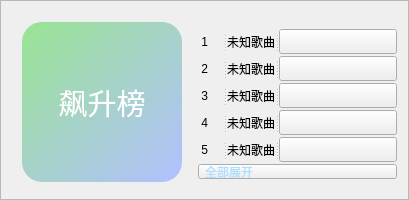
                                    <widget class="QFrame" name="frame_tab_index_music_m_Ranking_up">
                                     <property name="minimumSize">
                                      <size>
                                       <width>0</width>
                                       <height>200</height>
                                      </size>
                                     </property>
                                     <property name="maximumSize">
                                      <size>
                                       <width>16777215</width>
                                       <height>200</height>
                                      </size>
                                     </property>
                                     <property name="styleSheet">
                                      <string notr="true"/>
                                     </property>
                                     <property name="frameShape">
                                      <enum>QFrame::StyledPanel</enum>
                                     </property>
                                     <property name="frameShadow">
                                      <enum>QFrame::Raised</enum>
                                     </property>
                                     <layout class="QHBoxLayout" name="horizontalLayout_29">
                                      <item>
                                       <widget class="QWidget" name="widget_tab_index_music_m_Ranking_up" native="true">
                                        <property name="minimumSize">
                                         <size>
                                          <width>180</width>
                                          <height>180</height>
                                         </size>
                                        </property>
                                        <property name="maximumSize">
                                         <size>
                                          <width>180</width>
                                          <height>180</height>
                                         </size>
                                        </property>
                                        <property name="styleSheet">
                                         <string notr="true"/>
                                        </property>
                                        <layout class="QVBoxLayout" name="verticalLayout_51">
                                         <property name="spacing">
                                          <number>0</number>
                                         </property>
                                         <property name="leftMargin">
                                          <number>0</number>
                                         </property>
                                         <property name="topMargin">
                                          <number>0</number>
                                         </property>
                                         <property name="rightMargin">
                                          <number>0</number>
                                         </property>
                                         <property name="bottomMargin">
                                          <number>0</number>
                                         </property>
                                         <item alignment="Qt::AlignHCenter|Qt::AlignVCenter">
                                          <widget class="QPushButton" name="pushButton_tab_index_music_m_Ranking_up">
                                           <property name="minimumSize">
                                            <size>
                                             <width>160</width>
                                             <height>160</height>
                                            </size>
                                           </property>
                                           <property name="maximumSize">
                                            <size>
                                             <width>160</width>
                                             <height>160</height>
                                            </size>
                                           </property>
                                           <property name="font">
                                            <font>
                                             <family>海报总动员之正体字</family>
                                             <pointsize>22</pointsize>
                                             <weight>50</weight>
                                             <italic>false</italic>
                                             <bold>false</bold>
                                            </font>
                                           </property>
                                           <property name="styleSheet">
                                            <string notr="true">QPushButton{border:none;
font: 22pt &quot;海报总动员之正体字&quot;;
color: rgb(255, 255, 255);
	background-color: qlineargradient(spread:pad, x1:0.00568182, y1:0, x2:1, y2:1, stop:0 rgba(153, 228, 147, 255), stop:1 rgba(178, 192, 255, 255));
border-radius:20px;}
QPushButton:hover{  

	padding-bottom:3px; 
}
QPushButton:focus {
      
      outline: 0px;
    }</string>
                                           </property>
                                           <property name="text">
                                            <string>飙升榜</string>
                                           </property>
                                           <property name="iconSize">
                                            <size>
                                             <width>16</width>
                                             <height>16</height>
                                            </size>
                                           </property>
                                          </widget>
                                         </item>
                                        </layout>
                                       </widget>
                                      </item>
                                      <item>
                                       <widget class="QWidget" name="widget_tab_index_music_m_Ranking_up_2" native="true">
                                        <property name="minimumSize">
                                         <size>
                                          <width>0</width>
                                          <height>180</height>
                                         </size>
                                        </property>
                                        <property name="maximumSize">
                                         <size>
                                          <width>16777215</width>
                                          <height>200</height>
                                         </size>
                                        </property>
                                        <property name="font">
                                         <font>
                                          <family>本墨字语</family>
                                         </font>
                                        </property>
                                        <property name="styleSheet">
                                         <string notr="true">QLabel{
border-radius:5px;

text-align :left;
	font: 10pt &quot;黑体&quot;;
}
QLabel:hover{border: 1px solid   qlineargradient(spread:pad, x1:0, y1:0, x2:1, y2:1, stop:0 rgba(89, 188, 255, 255), stop:0.931818 rgba(255, 139, 141, 255));}</string>
                                        </property>
                                        <layout class="QVBoxLayout" name="verticalLayout_41">
                                         <property name="spacing">
                                          <number>0</number>
                                         </property>
                                         <property name="leftMargin">
                                          <number>0</number>
                                         </property>
                                         <property name="topMargin">
                                          <number>15</number>
                                         </property>
                                         <property name="rightMargin">
                                          <number>0</number>
                                         </property>
                                         <property name="bottomMargin">
                                          <number>5</number>
                                         </property>
                                         <item>
                                          <widget class="QSplitter" name="splitter_tab_index_music_m_Ranking_up_1">
                                           <property name="orientation">
                                            <enum>Qt::Horizontal</enum>
                                           </property>
                                           <widget class="QLabel" name="label_tab_index_music_m_Ranking_up_no_1">
                                            <property name="minimumSize">
                                             <size>
                                              <width>25</width>
                                              <height>25</height>
                                             </size>
                                            </property>
                                            <property name="maximumSize">
                                             <size>
                                              <width>25</width>
                                              <height>25</height>
                                             </size>
                                            </property>
                                            <property name="text">
                                             <string> 1</string>
                                            </property>
                                           </widget>
                                           <widget class="QLabel" name="label_tab_index_music_m_Ranking_up_na_1">
                                            <property name="minimumSize">
                                             <size>
                                              <width>0</width>
                                              <height>25</height>
                                             </size>
                                            </property>
                                            <property name="maximumSize">
                                             <size>
                                              <width>16777215</width>
                                              <height>25</height>
                                             </size>
                                            </property>
                                            <property name="styleSheet">
                                             <string notr="true"/>
                                            </property>
                                            <property name="text">
                                             <string>未知歌曲</string>
                                            </property>
                                           </widget>
                                           <widget class="QPushButton" name="pushButton_tab_index_music_m_Ranking_up_1">
                                            <property name="minimumSize">
                                             <size>
                                              <width>118</width>
                                              <height>25</height>
                                             </size>
                                            </property>
                                            <property name="maximumSize">
                                             <size>
                                              <width>118</width>
                                              <height>25</height>
                                             </size>
                                            </property>
                                            <property name="text">
                                             <string/>
                                            </property>
                                            <property name="icon">
                                             <iconset resource="../pic/icon.qrc">
                                              <normaloff>:/icon/icon/play.png</normaloff>:/icon/icon/play.png</iconset>
                                            </property>
                                            <property name="iconSize">
                                             <size>
                                              <width>14</width>
                                              <height>14</height>
                                             </size>
                                            </property>
                                           </widget>
                                          </widget>
                                         </item>
                                         <item>
                                          <widget class="QSplitter" name="splitter_tab_index_music_m_Ranking_up_2">
                                           <property name="orientation">
                                            <enum>Qt::Horizontal</enum>
                                           </property>
                                           <widget class="QLabel" name="label_tab_index_music_m_Ranking_up_no_2">
                                            <property name="minimumSize">
                                             <size>
                                              <width>25</width>
                                              <height>25</height>
                                             </size>
                                            </property>
                                            <property name="maximumSize">
                                             <size>
                                              <width>25</width>
                                              <height>25</height>
                                             </size>
                                            </property>
                                            <property name="text">
                                             <string> 2</string>
                                            </property>
                                           </widget>
                                           <widget class="QLabel" name="label_tab_index_music_m_Ranking_up_na_2">
                                            <property name="minimumSize">
                                             <size>
                                              <width>0</width>
                                              <height>25</height>
                                             </size>
                                            </property>
                                            <property name="maximumSize">
                                             <size>
                                              <width>16777215</width>
                                              <height>25</height>
                                             </size>
                                            </property>
                                            <property name="styleSheet">
                                             <string notr="true"/>
                                            </property>
                                            <property name="text">
                                             <string>未知歌曲</string>
                                            </property>
                                           </widget>
                                           <widget class="QPushButton" name="pushButton_tab_index_music_m_Ranking_up_3">
                                            <property name="minimumSize">
                                             <size>
                                              <width>118</width>
                                              <height>25</height>
                                             </size>
                                            </property>
                                            <property name="maximumSize">
                                             <size>
                                              <width>118</width>
                                              <height>25</height>
                                             </size>
                                            </property>
                                            <property name="text">
                                             <string/>
                                            </property>
                                            <property name="icon">
                                             <iconset resource="../pic/icon.qrc">
                                              <normaloff>:/icon/icon/play.png</normaloff>:/icon/icon/play.png</iconset>
                                            </property>
                                            <property name="iconSize">
                                             <size>
                                              <width>14</width>
                                              <height>14</height>
                                             </size>
                                            </property>
                                           </widget>
                                          </widget>
                                         </item>
                                         <item>
                                          <widget class="QSplitter" name="splitter_tab_index_music_m_Ranking_up_3">
                                           <property name="orientation">
                                            <enum>Qt::Horizontal</enum>
                                           </property>
                                           <widget class="QLabel" name="label_tab_index_music_m_Ranking_up_no_3">
                                            <property name="minimumSize">
                                             <size>
                                              <width>25</width>
                                              <height>25</height>
                                             </size>
                                            </property>
                                            <property name="maximumSize">
                                             <size>
                                              <width>25</width>
                                              <height>25</height>
                                             </size>
                                            </property>
                                            <property name="text">
                                             <string> 3</string>
                                            </property>
                                           </widget>
                                           <widget class="QLabel" name="label_tab_index_music_m_Ranking_up_na_3">
                                            <property name="minimumSize">
                                             <size>
                                              <width>0</width>
                                              <height>25</height>
                                             </size>
                                            </property>
                                            <property name="maximumSize">
                                             <size>
                                              <width>16777215</width>
                                              <height>25</height>
                                             </size>
                                            </property>
                                            <property name="styleSheet">
                                             <string notr="true"/>
                                            </property>
                                            <property name="text">
                                             <string>未知歌曲</string>
                                            </property>
                                           </widget>
                                           <widget class="QPushButton" name="pushButton_tab_index_music_m_Ranking_up_6">
                                            <property name="minimumSize">
                                             <size>
                                              <width>118</width>
                                              <height>25</height>
                                             </size>
                                            </property>
                                            <property name="maximumSize">
                                             <size>
                                              <width>118</width>
                                              <height>25</height>
                                             </size>
                                            </property>
                                            <property name="text">
                                             <string/>
                                            </property>
                                            <property name="icon">
                                             <iconset resource="../pic/icon.qrc">
                                              <normaloff>:/icon/icon/play.png</normaloff>:/icon/icon/play.png</iconset>
                                            </property>
                                            <property name="iconSize">
                                             <size>
                                              <width>14</width>
                                              <height>14</height>
                                             </size>
                                            </property>
                                           </widget>
                                          </widget>
                                         </item>
                                         <item>
                                          <widget class="QSplitter" name="splitter_tab_index_music_m_Ranking_up_4">
                                           <property name="orientation">
                                            <enum>Qt::Horizontal</enum>
                                           </property>
                                           <widget class="QLabel" name="label_tab_index_music_m_Ranking_up_no_4">
                                            <property name="minimumSize">
                                             <size>
                                              <width>25</width>
                                              <height>25</height>
                                             </size>
                                            </property>
                                            <property name="maximumSize">
                                             <size>
                                              <width>25</width>
                                              <height>25</height>
                                             </size>
                                            </property>
                                            <property name="text">
                                             <string> 4</string>
                                            </property>
                                           </widget>
                                           <widget class="QLabel" name="label_tab_index_music_m_Ranking_up_na_4">
                                            <property name="minimumSize">
                                             <size>
                                              <width>0</width>
                                              <height>25</height>
                                             </size>
                                            </property>
                                            <property name="maximumSize">
                                             <size>
                                              <width>16777215</width>
                                              <height>25</height>
                                             </size>
                                            </property>
                                            <property name="styleSheet">
                                             <string notr="true"/>
                                            </property>
                                            <property name="text">
                                             <string>未知歌曲</string>
                                            </property>
                                           </widget>
                                           <widget class="QPushButton" name="pushButton_tab_index_music_m_Ranking_up_4">
                                            <property name="minimumSize">
                                             <size>
                                              <width>118</width>
                                              <height>25</height>
                                             </size>
                                            </property>
                                            <property name="maximumSize">
                                             <size>
                                              <width>118</width>
                                              <height>25</height>
                                             </size>
                                            </property>
                                            <property name="text">
                                             <string/>
                                            </property>
                                            <property name="icon">
                                             <iconset resource="../pic/icon.qrc">
                                              <normaloff>:/icon/icon/play.png</normaloff>:/icon/icon/play.png</iconset>
                                            </property>
                                            <property name="iconSize">
                                             <size>
                                              <width>14</width>
                                              <height>14</height>
                                             </size>
                                            </property>
                                           </widget>
                                          </widget>
                                         </item>
                                         <item>
                                          <widget class="QSplitter" name="splitter_tab_index_music_m_Ranking_up_5">
                                           <property name="orientation">
                                            <enum>Qt::Horizontal</enum>
                                           </property>
                                           <widget class="QLabel" name="label_tab_index_music_m_Ranking_up_no_5">
                                            <property name="minimumSize">
                                             <size>
                                              <width>25</width>
                                              <height>25</height>
                                             </size>
                                            </property>
                                            <property name="maximumSize">
                                             <size>
                                              <width>25</width>
                                              <height>25</height>
                                             </size>
                                            </property>
                                            <property name="text">
                                             <string> 5</string>
                                            </property>
                                           </widget>
                                           <widget class="QLabel" name="label_tab_index_music_m_Ranking_up_na_5">
                                            <property name="minimumSize">
                                             <size>
                                              <width>0</width>
                                              <height>25</height>
                                             </size>
                                            </property>
                                            <property name="maximumSize">
                                             <size>
                                              <width>16777215</width>
                                              <height>25</height>
                                             </size>
                                            </property>
                                            <property name="styleSheet">
                                             <string notr="true"/>
                                            </property>
                                            <property name="text">
                                             <string>未知歌曲</string>
                                            </property>
                                           </widget>
                                           <widget class="QPushButton" name="pushButton_tab_index_music_m_Ranking_up_5">
                                            <property name="minimumSize">
                                             <size>
                                              <width>118</width>
                                              <height>25</height>
                                             </size>
                                            </property>
                                            <property name="maximumSize">
                                             <size>
                                              <width>118</width>
                                              <height>25</height>
                                             </size>
                                            </property>
                                            <property name="text">
                                             <string/>
                                            </property>
                                            <property name="icon">
                                             <iconset resource="../pic/icon.qrc">
                                              <normaloff>:/icon/icon/play.png</normaloff>:/icon/icon/play.png</iconset>
                                            </property>
                                            <property name="iconSize">
                                             <size>
                                              <width>14</width>
                                              <height>14</height>
                                             </size>
                                            </property>
                                           </widget>
                                          </widget>
                                         </item>
                                         <item>
                                          <widget class="QPushButton" name="open_all_Bt">
                                           <property name="minimumSize">
                                            <size>
                                             <width>0</width>
                                             <height>15</height>
                                            </size>
                                           </property>
                                           <property name="maximumSize">
                                            <size>
                                             <width>16777215</width>
                                             <height>15</height>
                                            </size>
                                           </property>
                                           <property name="font">
                                            <font>
                                             <family>海报总动员之正体字</family>
                                             <pointsize>9</pointsize>
                                             <weight>50</weight>
                                             <italic>false</italic>
                                             <bold>false</bold>
                                            </font>
                                           </property>
                                           <property name="styleSheet">
                                            <string notr="true">color: qlineargradient(spread:pad, x1:0, y1:0, x2:1, y2:1, stop:0 rgba(153, 210, 192, 255), stop:1 rgba(172, 222, 255, 255));
text-align :left;
font: 9pt &quot;海报总动员之正体字&quot;;</string>
                                           </property>
                                           <property name="text">
                                            <string>  全部展开</string>
                                           </property>
                                          </widget>
                                         </item>
                                        </layout>
                                       </widget>
                                      </item>
                                     </layout>
                                    </widget>
